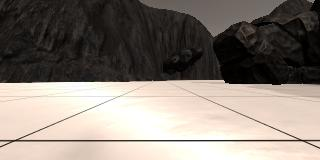
#> input picture RoboND-Rover-Project/calibration_images/example_grid1.jpg, 320 x 160 px
$ jupyter execute --allow-errors Rover_Project_Test_Notebook.ipynb   (shell and % lines are left out)   (older library calls are emulated)
#> lines starting #> are read from the running program, lines starting #| are printed output that depends on the picture; after the words box and inside, x2 and y2 are one past the last pixel; in counts of white or black regions, pixels touching at a corner belong together
## Rover Project Test Notebook
This notebook contains the functions from the lesson and provides the scaffolding you need to test out your mapping methods.  The steps you need to complete in this notebook for the project are the following:

* First just run each of the cells in the notebook, examine the code and the results of each.
* Run the simulator in "Training Mode" and record some data. Note: the simulator may crash if you try to record a large (longer than a few minutes) dataset, but you don't need a ton of data, just some example images to work with.
* Change the data directory path (2 cells below) to be the directory where you saved data
* Test out the functions provided on your data
* Write new functions (or modify existing ones) to report and map out detections of obstacles and rock samples (yellow rocks)
* Populate the `process_image()` function with the appropriate steps/functions to go from a raw image to a worldmap.
* Run the cell that calls `process_image()` using `moviepy` functions to create video output
* Once you have mapping working, move on to modifying `perception.py` and `decision.py` to allow your rover to navigate and map in autonomous mode!

**Note: If, at any point, you encounter frozen display windows or other confounding issues, you can always start again with a clean slate by going to the "Kernel" menu above and selecting "Restart & Clear Output".**

**Run the next cell to get code highlighting in the markdown cells.**

[cell 1]
#%matplotlib qt # Choose %matplotlib qt to plot to an interactive window (note it may show up behind your browser)
# Make some of the relevant imports
import cv2 # OpenCV for perspective transform
import numpy as np
import matplotlib.image as mpimg
import matplotlib.pyplot as plt
import scipy.misc # For saving images as needed
import glob  # For reading in a list of images from a folder

## Quick Look at the Data
There's some example data provided in the `test_dataset` folder.  This basic dataset is enough to get you up and running but if you want to hone your methods more carefully you should record some data of your own to sample various scenarios in the simulator.

Next, read in and display a random image from the `test_dataset` folder

[cell 2]
path = '../test_dataset2/IMG/*'
img_list = glob.glob(path)
# Grab a random image and display it
#> (the rest of this cell did not finish here and is left out)

## Calibration Data
Read in and display example grid and rock sample calibration images.  You'll use the grid for perspective transform and the rock image for creating a new color selection that identifies these samples of interest.

[cell 3]
# In the simulator you can toggle on a grid on the ground for calibration
# You can also toggle on the rock samples with the 0 (zero) key.
# Here's an example of the grid and one of the rocks
example_grid = '../calibration_images/example_grid1.jpg'
example_rock = '../calibration_images/example_rock1.jpg'
grid_img = mpimg.imread(example_grid)
#> grid_img is the input picture: shape (160, 320, 3); mean R, G, B 135.1, 126.3, 118.3
rock_img = mpimg.imread(example_rock)
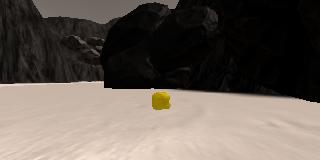
#> input picture RoboND-Rover-Project/calibration_images/example_rock1.jpg, 320 x 160 px
#> rock_img is the input picture: shape (160, 320, 3); mean R, G, B 102.3, 93, 85.2

fig = plt.figure(figsize=(12,3))
plt.subplot(121)
plt.imshow(grid_img)
plt.subplot(122)
plt.imshow(rock_img)
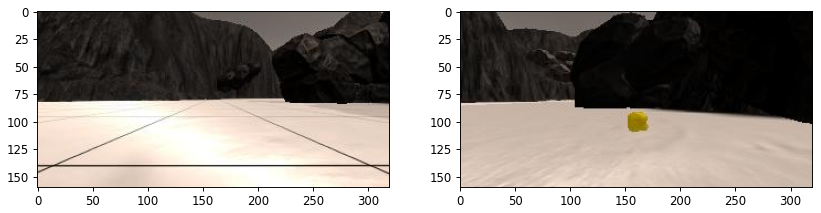
#> figure drawn by matplotlib, 2 panels

## Perspective Transform

Define the perspective transform function from the lesson and test it on an image.

[cell 4]
# Define a function to perform a perspective transform
# I've used the example grid image above to choose source points for the
# grid cell in front of the rover (each grid cell is 1 square meter in the sim)
# Define a function to perform a perspective transform
# [6 lines left out: function perspect_transform, not called in this run]


# Define calibration box in source (actual) and destination (desired) coordinates
# These source and destination points are defined to warp the image
# to a grid where each 10x10 pixel square represents 1 square meter
# The destination box will be 2*dst_size on each side
dst_size = 5
# Set a bottom offset to account for the fact that the bottom of the image
# is not the position of the rover but a bit in front of it
# this is just a rough guess, feel free to change it!
bottom_offset = 6
source = np.float32([[14, 140], [301 ,140],[200, 96], [118, 96]])
#> (the rest of this cell did not finish here and is left out)

## Color Thresholding
Define the color thresholding function from the lesson and apply it to the warped image

**TODO:** Ultimately, you want your map to not just include navigable terrain but also obstacles and the positions of the rock samples you're searching for.  Modify this function or write a new function that returns the pixel locations of obstacles (areas below the threshold) and rock samples (yellow rocks in calibration images), such that you can map these areas into world coordinates as well.
**Hints and Suggestion:**
* For obstacles you can just invert your color selection that you used to detect ground pixels, i.e., if you've decided that everything above the threshold is navigable terrain, then everthing below the threshold must be an obstacle!

* For rocks, think about imposing a lower and upper boundary in your color selection to be more specific about choosing colors.  You can investigate the colors of the rocks (the RGB pixel values) in an interactive matplotlib window to get a feel for the appropriate threshold range (keep in mind you may want different ranges for each of R, G and B!).  Feel free to get creative and even bring in functions from other libraries.  Here's an example of [color selection](http://opencv-python-tutroals.readthedocs.io/en/latest/py_tutorials/py_imgproc/py_colorspaces/py_colorspaces.html) using OpenCV.

* **Beware However:** if you start manipulating images with OpenCV, keep in mind that it defaults to `BGR` instead of `RGB` color space when reading/writing images, so things can get confusing.

[cell 5]
# Identify pixels above the threshold
# Threshold of RGB > 160 does a nice job of identifying ground pixels only
# [13 lines left out: function color_thresh, not called in this run]
# Function for detecting rocks input: image, output: rocks masked
def detect_rock(img):
    hsv = cv2.cvtColor(img, cv2.COLOR_BGR2HSV)
#> hsv: shape (160, 320, 3); mean H, S, V 87.1, 59.9, 102.3
    # define range of yellow color in HSV
    lower_yellow = np.array([80,100,100])
    upper_yellow = np.array([100,255,255])

    # Threshold the HSV image to get only yellow colors
    mask = cv2.inRange(hsv, lower_yellow, upper_yellow)
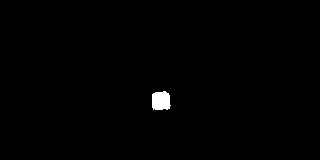
#> mask: shape (160, 320); 0.61% white; 1 white region, box (x1, y1, x2, y2) and area: (152, 91, 171, 110) 311

    return mask
# Detecting obstacles function
# [6 lines left out: function detect_obstacle, not called in this run]

kernel = np.ones((5,5))

#> (the rest of this cell did not finish here and is left out)

[cell 6]
threshed_rock = detect_rock(rock_img)

fig = plt.figure(figsize=(12,9))
plt.subplot(221)
plt.imshow(threshed_rock, cmap='gray')
plt.subplot(222)
plt.imshow(rock_img)
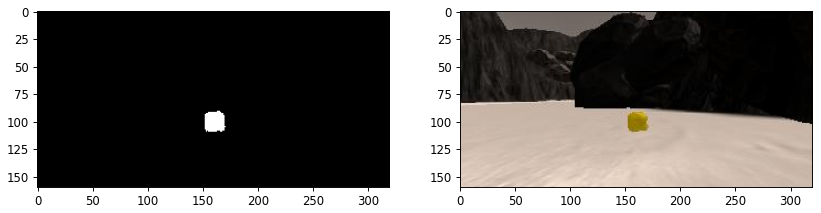
#> figure drawn by matplotlib, 2 panels
